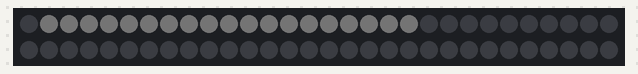
This sketch was run on a simulated Arduino Uno, built with avr-gcc and run on an emulated ATmega328P. Shown: 60 RGB LEDs in strip order, left to right, continuing on the next row. Dim RGB values are drawn brighter than linear; random numbers use the default seed unless the sketch sets one.

Above: at 0.47 s.
At 38.91 s:
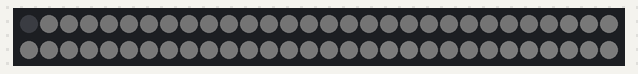

The sketch:

temporal_dithering.ino
```cpp
#include <FastLED.h>

#define LED_PIN     5
#define NUM_LEDS    60
#define LED_TYPE    WS2812B
#define COLOR_ORDER GRB
#define BAUD_RATE	115200

CRGB leds[NUM_LEDS];

// Fractional brightness accumulator (8.8 fixed point)
uint16_t brightnessAccum[NUM_LEDS];

uint8_t baseBrightness = 10;   // Low brightness where dithering helps
uint8_t noiseAmount    = 1;    // 0–8 is usually subtle and safe

void setup() {
	Serial.begin(BAUD_RATE);
	FastLED.addLeds<LED_TYPE, LED_PIN, COLOR_ORDER>(leds, NUM_LEDS);
	FastLED.clear();
	FastLED.show();

	// Initialize accumulators
	for (int i = 0; i < NUM_LEDS; i++) {
		brightnessAccum[i] = random(0, 256);
	}

	randomSeed(analogRead(A0));
}

void loop() {
	for (int i = 0; i < NUM_LEDS; i++) {

		// Example color source (could be anything: gradients, audio, etc.)
		// CRGB baseColor = CHSV((i * 5 + millis() / 10) & 0xFF, 255, 255);
		uint8_t br = i;
		CRGB baseColor = CRGB(br, br, br);

		// --- TEMPORAL DITHERING ---

		// Convert brightness to fixed-point (8.8)
		uint16_t target = (uint16_t)baseBrightness << 8;

		// Add subtle random noise to break up static patterns
		int8_t noise = random(-noiseAmount, noiseAmount + 1);
		target += (int16_t)noise << 8;

		// Accumulate fractional brightness
		brightnessAccum[i] += target;

		// Extract the integer brightness part
		uint8_t ditheredBrightness = brightnessAccum[i] >> 8;


		// Keep only the fractional remainder
		brightnessAccum[i] &= 0x00FF;

		// Apply brightness to color
		CRGB c = baseColor;

		c.r = scale8_video(c.r, ditheredBrightness);
		c.g = scale8_video(c.g, ditheredBrightness);
		c.b = scale8_video(c.b, ditheredBrightness);

		// c.nscale8_video(ditheredBrightness);
		leds[i] = c;


		// Serial.println("Ready");

		FastLED.delay(16); // ~60 FPS
	}

	FastLED.show();

	// Control frame rate (important for temporal dithering quality)
	// FastLED.delay(16); // ~60 FPS
}
```
